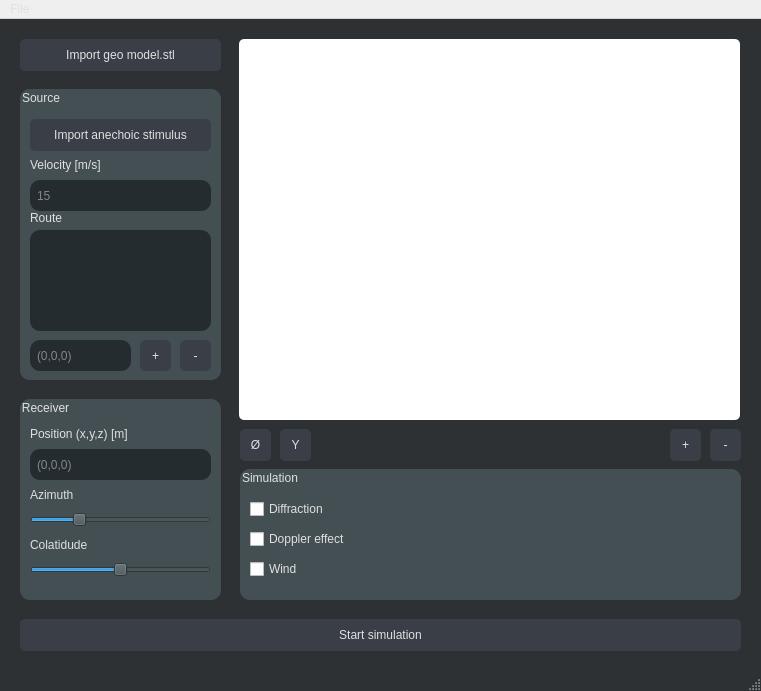
<?xml version="1.0" encoding="UTF-8"?>
<ui version="4.0">
 <class>MainWindow</class>
 <widget class="QMainWindow" name="MainWindow">
  <property name="geometry">
   <rect>
    <x>0</x>
    <y>0</y>
    <width>761</width>
    <height>691</height>
   </rect>
  </property>
  <property name="windowTitle">
   <string>MainWindow</string>
  </property>
  <property name="styleSheet">
   <string notr="true">QMainWindow{
	background-color: rgb(46, 49, 51);
	color: rgb(224, 224, 224);
}

QWidget{
	color: rgb(224, 224, 224);
}

QPushButton{
background-color: rgb(58, 62, 70);
border-radius: 5px;
}

QPushButton::hover{
background-color: rgb(82, 89, 103);
border-radius: 5px;
}

QPushButton::pressed{
background-color: rgb(151, 165, 191);
border-radius: 5px;
}

QStatusBar{
background-color: rgb(46, 49, 51);
}

QGroupBox{
border-radius: 10px;
background-color: rgb(68, 79, 84);}

QSlider{
background-color: rgb(68, 79, 84);
}

QLineEdit{
padding-left:5px;
border-radius: 10px;
background-color: rgb(36, 44, 48);
}

QListWidget{
padding-left:5px;
border-radius: 10px;
background-color: rgb(36, 44, 48);
}
</string>
  </property>
  <widget class="QWidget" name="centralwidget">
   <widget class="QPushButton" name="pushButton">
    <property name="geometry">
     <rect>
      <x>20</x>
      <y>600</y>
      <width>721</width>
      <height>32</height>
     </rect>
    </property>
    <property name="text">
     <string>Start simulation</string>
    </property>
   </widget>
   <widget class="QPushButton" name="pushButton_2">
    <property name="geometry">
     <rect>
      <x>20</x>
      <y>20</y>
      <width>201</width>
      <height>32</height>
     </rect>
    </property>
    <property name="text">
     <string>Import geo model.stl</string>
    </property>
   </widget>
   <widget class="QGroupBox" name="groupBox">
    <property name="geometry">
     <rect>
      <x>20</x>
      <y>70</y>
      <width>201</width>
      <height>291</height>
     </rect>
    </property>
    <property name="title">
     <string>Source</string>
    </property>
    <widget class="QLabel" name="label_3">
     <property name="geometry">
      <rect>
       <x>10</x>
       <y>60</y>
       <width>171</width>
       <height>31</height>
      </rect>
     </property>
     <property name="text">
      <string>Velocity [m/s]</string>
     </property>
    </widget>
    <widget class="QLineEdit" name="lineEdit">
     <property name="geometry">
      <rect>
       <x>10</x>
       <y>91</y>
       <width>181</width>
       <height>31</height>
      </rect>
     </property>
     <property name="placeholderText">
      <string>15</string>
     </property>
    </widget>
    <widget class="QLabel" name="label">
     <property name="geometry">
      <rect>
       <x>10</x>
       <y>121</y>
       <width>60</width>
       <height>16</height>
      </rect>
     </property>
     <property name="text">
      <string>Route</string>
     </property>
    </widget>
    <widget class="QListWidget" name="listWidget">
     <property name="geometry">
      <rect>
       <x>10</x>
       <y>141</y>
       <width>181</width>
       <height>101</height>
      </rect>
     </property>
    </widget>
    <widget class="QPushButton" name="pushButton_3">
     <property name="geometry">
      <rect>
       <x>120</x>
       <y>251</y>
       <width>31</width>
       <height>31</height>
      </rect>
     </property>
     <property name="text">
      <string>+</string>
     </property>
    </widget>
    <widget class="QPushButton" name="pushButton_4">
     <property name="geometry">
      <rect>
       <x>160</x>
       <y>251</y>
       <width>31</width>
       <height>31</height>
      </rect>
     </property>
     <property name="text">
      <string>-</string>
     </property>
    </widget>
    <widget class="QLineEdit" name="lineEdit_3">
     <property name="geometry">
      <rect>
       <x>10</x>
       <y>251</y>
       <width>101</width>
       <height>31</height>
      </rect>
     </property>
     <property name="placeholderText">
      <string>(0,0,0)</string>
     </property>
    </widget>
    <widget class="QPushButton" name="pushButton_9">
     <property name="geometry">
      <rect>
       <x>10</x>
       <y>30</y>
       <width>181</width>
       <height>32</height>
      </rect>
     </property>
     <property name="text">
      <string>Import anechoic stimulus</string>
     </property>
    </widget>
   </widget>
   <widget class="QGroupBox" name="groupBox_2">
    <property name="geometry">
     <rect>
      <x>20</x>
      <y>380</y>
      <width>201</width>
      <height>201</height>
     </rect>
    </property>
    <property name="title">
     <string>Receiver</string>
    </property>
    <widget class="QSlider" name="horizontalSlider_3">
     <property name="geometry">
      <rect>
       <x>10</x>
       <y>110</y>
       <width>181</width>
       <height>22</height>
      </rect>
     </property>
     <property name="maximum">
      <number>360</number>
     </property>
     <property name="value">
      <number>90</number>
     </property>
     <property name="orientation">
      <enum>Qt::Horizontal</enum>
     </property>
    </widget>
    <widget class="QSlider" name="horizontalSlider_4">
     <property name="geometry">
      <rect>
       <x>10</x>
       <y>160</y>
       <width>181</width>
       <height>22</height>
      </rect>
     </property>
     <property name="minimum">
      <number>-90</number>
     </property>
     <property name="maximum">
      <number>90</number>
     </property>
     <property name="orientation">
      <enum>Qt::Horizontal</enum>
     </property>
    </widget>
    <widget class="QLabel" name="label_4">
     <property name="geometry">
      <rect>
       <x>10</x>
       <y>85</y>
       <width>121</width>
       <height>21</height>
      </rect>
     </property>
     <property name="styleSheet">
      <string notr="true">background-color:transparent;</string>
     </property>
     <property name="text">
      <string>Azimuth</string>
     </property>
    </widget>
    <widget class="QLabel" name="label_5">
     <property name="geometry">
      <rect>
       <x>10</x>
       <y>136</y>
       <width>181</width>
       <height>20</height>
      </rect>
     </property>
     <property name="text">
      <string>Colatidude</string>
     </property>
     <property name="textFormat">
      <enum>Qt::AutoText</enum>
     </property>
     <property name="scaledContents">
      <bool>false</bool>
     </property>
     <property name="wordWrap">
      <bool>true</bool>
     </property>
    </widget>
    <widget class="QLabel" name="label_6">
     <property name="geometry">
      <rect>
       <x>10</x>
       <y>19</y>
       <width>171</width>
       <height>31</height>
      </rect>
     </property>
     <property name="text">
      <string>Position (x,y,z) [m]</string>
     </property>
    </widget>
    <widget class="QLineEdit" name="lineEdit_2">
     <property name="geometry">
      <rect>
       <x>10</x>
       <y>50</y>
       <width>181</width>
       <height>31</height>
      </rect>
     </property>
     <property name="placeholderText">
      <string>(0,0,0)</string>
     </property>
    </widget>
   </widget>
   <widget class="QGroupBox" name="groupBox_3">
    <property name="geometry">
     <rect>
      <x>240</x>
      <y>450</y>
      <width>501</width>
      <height>131</height>
     </rect>
    </property>
    <property name="title">
     <string>Simulation</string>
    </property>
    <widget class="QCheckBox" name="checkBox_3">
     <property name="geometry">
      <rect>
       <x>10</x>
       <y>90</y>
       <width>87</width>
       <height>20</height>
      </rect>
     </property>
     <property name="text">
      <string>Wind</string>
     </property>
    </widget>
    <widget class="QCheckBox" name="checkBox_2">
     <property name="geometry">
      <rect>
       <x>10</x>
       <y>60</y>
       <width>121</width>
       <height>20</height>
      </rect>
     </property>
     <property name="text">
      <string>Doppler effect</string>
     </property>
    </widget>
    <widget class="QCheckBox" name="checkBox">
     <property name="geometry">
      <rect>
       <x>10</x>
       <y>30</y>
       <width>87</width>
       <height>20</height>
      </rect>
     </property>
     <property name="text">
      <string>Diffraction</string>
     </property>
    </widget>
   </widget>
   <widget class="QWidget" name="widget" native="true">
    <property name="geometry">
     <rect>
      <x>239</x>
      <y>20</y>
      <width>501</width>
      <height>381</height>
     </rect>
    </property>
    <property name="styleSheet">
     <string notr="true">
border-radius: 5px;
background-color: rgb(255, 255, 255);</string>
    </property>
   </widget>
   <widget class="QPushButton" name="pushButton_5">
    <property name="geometry">
     <rect>
      <x>240</x>
      <y>410</y>
      <width>31</width>
      <height>32</height>
     </rect>
    </property>
    <property name="text">
     <string>Ø</string>
    </property>
   </widget>
   <widget class="QPushButton" name="pushButton_6">
    <property name="geometry">
     <rect>
      <x>280</x>
      <y>410</y>
      <width>31</width>
      <height>32</height>
     </rect>
    </property>
    <property name="text">
     <string>Y</string>
    </property>
   </widget>
   <widget class="QPushButton" name="pushButton_7">
    <property name="geometry">
     <rect>
      <x>710</x>
      <y>410</y>
      <width>31</width>
      <height>32</height>
     </rect>
    </property>
    <property name="text">
     <string>-</string>
    </property>
   </widget>
   <widget class="QPushButton" name="pushButton_8">
    <property name="geometry">
     <rect>
      <x>670</x>
      <y>410</y>
      <width>31</width>
      <height>32</height>
     </rect>
    </property>
    <property name="text">
     <string>+</string>
    </property>
   </widget>
  </widget>
  <widget class="QMenuBar" name="menubar">
   <property name="geometry">
    <rect>
     <x>0</x>
     <y>0</y>
     <width>761</width>
     <height>36</height>
    </rect>
   </property>
   <widget class="QMenu" name="menuFile">
    <property name="title">
     <string>File</string>
    </property>
    <addaction name="actionNew"/>
    <addaction name="actionOpen"/>
    <addaction name="separator"/>
    <addaction name="actionSave"/>
    <addaction name="actionSave_as"/>
    <addaction name="separator"/>
    <addaction name="actionExport_as"/>
   </widget>
   <addaction name="menuFile"/>
  </widget>
  <widget class="QStatusBar" name="statusbar"/>
  <action name="actionSave">
   <property name="text">
    <string>Save</string>
   </property>
   <property name="shortcut">
    <string>Ctrl+S</string>
   </property>
  </action>
  <action name="actionExport_as">
   <property name="text">
    <string>Export .wav...</string>
   </property>
  </action>
  <action name="actionSave_as">
   <property name="text">
    <string>Save as...</string>
   </property>
  </action>
  <action name="actionNew">
   <property name="text">
    <string>New...</string>
   </property>
   <property name="shortcut">
    <string>Ctrl+N</string>
   </property>
  </action>
  <action name="actionOpen">
   <property name="text">
    <string>Open...</string>
   </property>
   <property name="shortcut">
    <string>Ctrl+O</string>
   </property>
  </action>
 </widget>
 <resources/>
 <connections/>
</ui>
